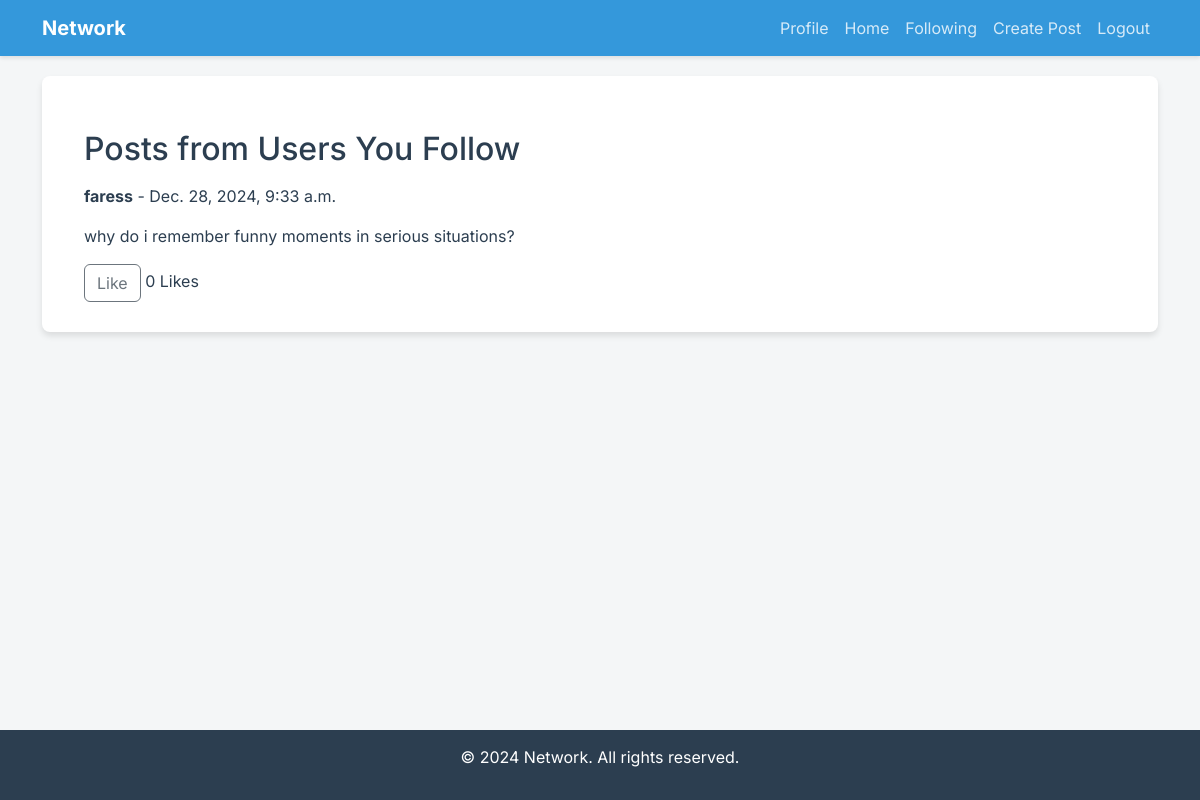
Screenshot of /followed-posts/ (signed in) with the database file from the repository.
### network/models.py (models this page shows, shortened)
class Post(models.Model):
    author = models.ForeignKey(User, on_delete=models.CASCADE, related_name="posts")
    content = models.TextField()
    timestamp = models.DateTimeField(auto_now_add=True)
    likes = models.ManyToManyField(User, related_name="liked_posts", blank=True)

class User(AbstractUser ):
    pass

### network/views.py (the view)
# urls.py: path("followed-posts/", views.followed_posts, name="followed_posts"),
@login_required
def followed_posts(request):
    followed_users = Follow.objects.filter(follower=request.user).values_list('followed_user', flat=True)
    posts = Post.objects.filter(author__in=followed_users).order_by('-timestamp')
    paginator = Paginator(posts, 10)
    page_number = request.GET.get('page')
    page_obj = paginator.get_page(page_number)
    return render(request, 'network/followed_posts.html', {
        'posts': page_obj
    })

### network/templates/network/followed_posts.html (shortened to what this page needs)
{% extends "network/layout.html" %}
{% block body %}
    <div class="container mt-4">
        <h2>Posts from Users You Follow</h2>
        <div id="post-container">
            {% for post in posts %}
                <div class="post mt-3" id="post-{{ post.id }}">
                    <p><strong>{{ post.author.username }}</strong> - {{ post.timestamp }}</p>
                    <div class="post-content" id="content-{{ post.id }}">
                        <p>{{ post.content }}</p>
                    </div>
                    <button class="like-btn btn btn-outline-secondary" data-id="{{ post.id }}">
                        {% if user in post.likes.all %}
                            Unlike
                        {% else %}
                            Like
                        {% endif %}
                    </button>
                    <span class="likes-count">{{ post.likes.count }} Likes</span>
                </div>
            {% empty %}
                <p>No posts available from users you follow.</p>
            {% endfor %}
        </div>
    </div>
{% endblock %}

### network/templates/network/layout.html (style rules this page uses)
:root { --primary-color: #3498db; --secondary-color: #2ecc71; --text-color: #2c3e50; --background-color: #f4f6f7; }
body { font-family: 'Inter', sans-serif; background-color: var(--background-color); color: var(--text-color); display: flex; flex-direction: column; min-height: 100vh; }

### rows the page displays
Post: author.username "faress", timestamp "Dec. 28, 2024, 9:33 a.m.", content "why do i remember funny moments in serious situations?", shows "Like", likes.count "0"
